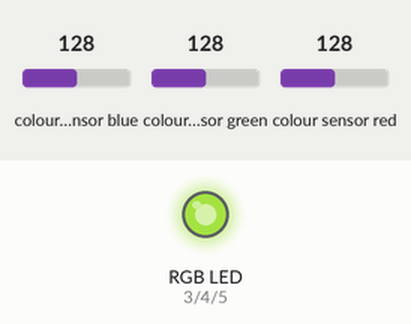
The sketch below on a simulated Arduino Mega 2560, built with avr-gcc and run on an emulated ATmega2560. On the bench: an RGB LED mixed from three pins (HIGH = lit). Wiring (inferred from the names in the program): TCS3200 colour sensor: output pin 44; S2 pin 48; S3 pin 46; S0 pin 52; S1 pin 50. The test bench sets the inputs (shaded band); at power-on: colour sensor blue 128, colour sensor green 128, colour sensor red 128. Dim RGB values are drawn brighter than linear; pins used as bus, display or sensor lines are not drawn.

Above: at 1.2 s.
1.3 s: colour sensor blue set to 5
At 2.5 s:
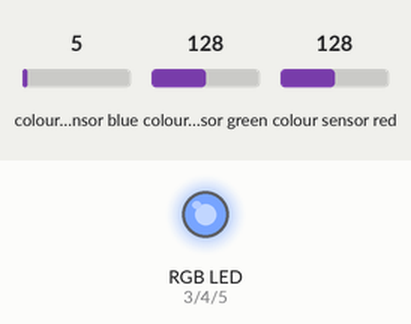
2.8 s: colour sensor green set to 5
At 3.3 s:
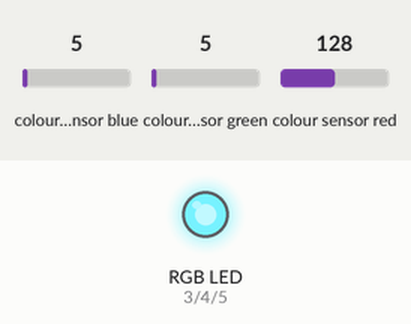
4.3 s: colour sensor red set to 5
At 5.5 s:
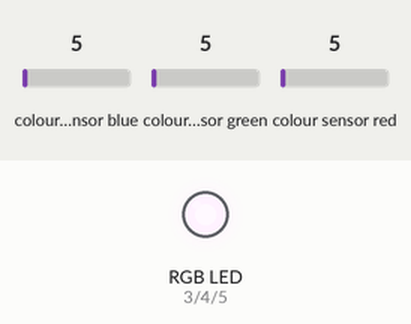
5.8 s: colour sensor blue set to 250
At 7.0 s:
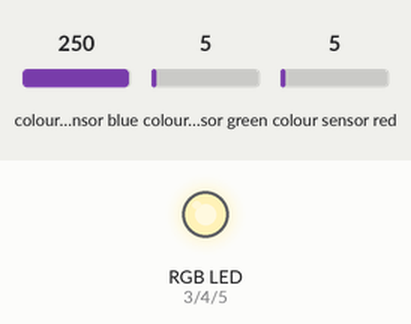
7.3 s: colour sensor green set to 64
At 8.2 s:
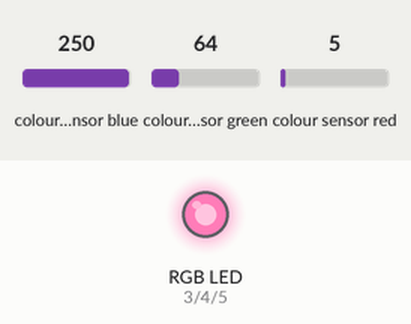
Timing chart, 0 to 9.8 s (numbered marks = the images above; inputs shaded):
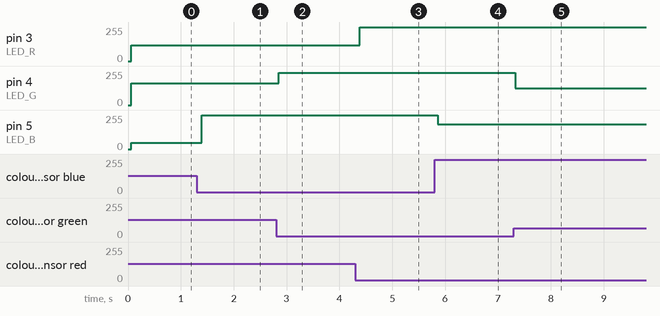

The sketch:

colore_sui_led.ino
```cpp
#define s0 52        //Module pins wiring
#define s1 50
#define s2 48
#define s3 46
#define out 44

#define LED_R 3   //LED pins, don't forget "pwm"
#define LED_G 4
#define LED_B 5

int Red=0, Blue=0, Green=0;

void setup()
{
   pinMode(LED_R,OUTPUT);     //pin modes
   pinMode(LED_G,OUTPUT);
   pinMode(LED_B,OUTPUT);

   pinMode(s0,OUTPUT);
   pinMode(s1,OUTPUT);
   pinMode(s2,OUTPUT);
   pinMode(s3,OUTPUT);
   pinMode(out,INPUT);

   Serial.begin(9600);   //intialize the serial monitor baud rate

   digitalWrite(s0,HIGH); //Putting S0/S1 on HIGH/HIGH levels means the output frequency scalling is at 100% (recommended)
   digitalWrite(s1,HIGH); //LOW/LOW is off HIGH/LOW is 20% and LOW/HIGH is  2%

}

void loop()
{
  GetColors();                                    //Execute the GetColors function

  analogWrite(LED_R,map(Red,15,60,255,0));      //analogWrite generates a PWM signal with 0-255 value (0 is 0V and 255 is 5V), LED_R is the pin where we are generating the signal, 15/60 are the min/max of the "Red" value, try measuring your own ones
                                               //e.g: if the "Red" value given by the sensor is 15 -> it will generate a pwm signal with 255 value on the LED_R pin same for 60->0, because the lower the value given by the sensor the higher is that color
  analogWrite(LED_G,map(Green,30,55,255,0));
  analogWrite(LED_B,map(Blue,13,45,255,0));

}

void GetColors()
{
  digitalWrite(s2, LOW);                                           //S2/S3 levels define which set of photodiodes we are using LOW/LOW is for RED LOW/HIGH is for Blue and HIGH/HIGH is for green
  digitalWrite(s3, LOW);
  Red = pulseIn(out, digitalRead(out) == HIGH ? LOW : HIGH);       //here we wait until "out" go LOW, we start measuring the duration and stops when "out" is HIGH again, if you have trouble with this expression check the bottom of the code
  delay(20);
  digitalWrite(s3, HIGH);                                         //Here we select the other color (set of photodiodes) and measure the other colors value using the same techinque
  Blue = pulseIn(out, digitalRead(out) == HIGH ? LOW : HIGH);
  delay(20);
  digitalWrite(s2, HIGH);
  Green = pulseIn(out, digitalRead(out) == HIGH ? LOW : HIGH);
  delay(20);
}

//Here's an example how to understand that expression above,
//""digitalRead(out) == HIGH ? LOW : HIGH"" this whole expression is either HIGH or LOW as pulseIn function requires a HIGH/LOW value on the second argument

//led_Status = led_Status == HIGH ? LOW : HIGH;
//
//if(led_Status == HIGH)
//{
//led_Status =LOW;
//}
//else
//{
//led_Status = HIGH;
//}
```

Measured:
- after the input at 1.3 s, pin 5 (LED_B): 48/255 → 255/255 after 0.09 s
- after the input at 2.8 s, pin 4 (LED_G): 164/255 → 242/255 after 0.05 s
- after the input at 4.3 s, pin 3 (LED_R): 119/255 → 255/255 after 0.08 s
- after the input at 5.8 s, pin 5 (LED_B): 255/255 → 184/255 after 0.06 s
- after the input at 7.3 s, pin 4 (LED_G): 242/255 → 124/255 at once
